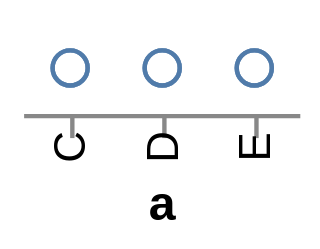

Write the Vega-Lite specification saved for this chart.
### Vega specification from a JSON file in a GitHub repository (floating-point values rounded to 4 significant figures)
{"$schema": "http://vega.github.io/schema/vega/v3.0.json", "autosize": "pad", "padding": 5, "encode": {"update": {"fill": {"value": "transparent"}}}, "data": [{"name": "source_0", "values": [{"a": "C", "b": 2}, {"a": "C", "b": 7}, {"a": "C", "b": 4}, {"a": "D", "b": 1}, {"a": "D", "b": 2}, {"a": "D", "b": 6}, {"a": "E", "b": 8}, {"a": "E", "b": 4}, {"a": "E", "b": 7}]}], "signals": [{"name": "width", "update": "bandspace(domain('x').length, 1, 0.5) * 21"}, {"name": "height", "update": "21"}], "marks": [{"name": "marks", "type": "symbol", "role": "point", "from": {"data": "source_0"}, "encode": {"update": {"x": {"scale": "x", "field": "a"}, "y": {"value": 10.5}, "stroke": {"value": "#4c78a8"}, "fill": {"value": "transparent"}, "opacity": {"value": 0.7}}}}], "scales": [{"name": "x", "type": "point", "domain": {"data": "source_0", "field": "a", "sort": true}, "range": {"step": 21}, "round": true, "padding": 0.5}], "axes": [{"scale": "x", "orient": "bottom", "tickCount": 5, "title": "a", "zindex": 1, "encode": {"labels": {"update": {"angle": {"value": 270}, "baseline": {"value": "middle"}}}}}]}
